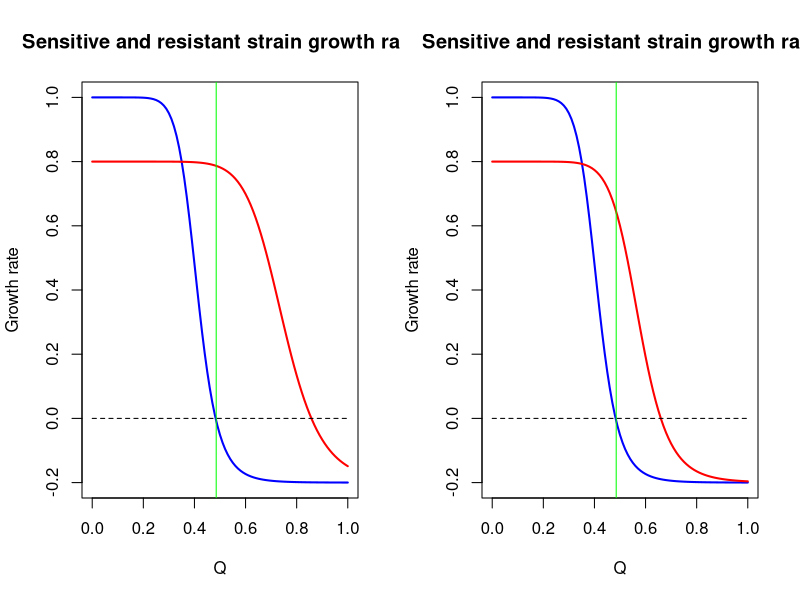
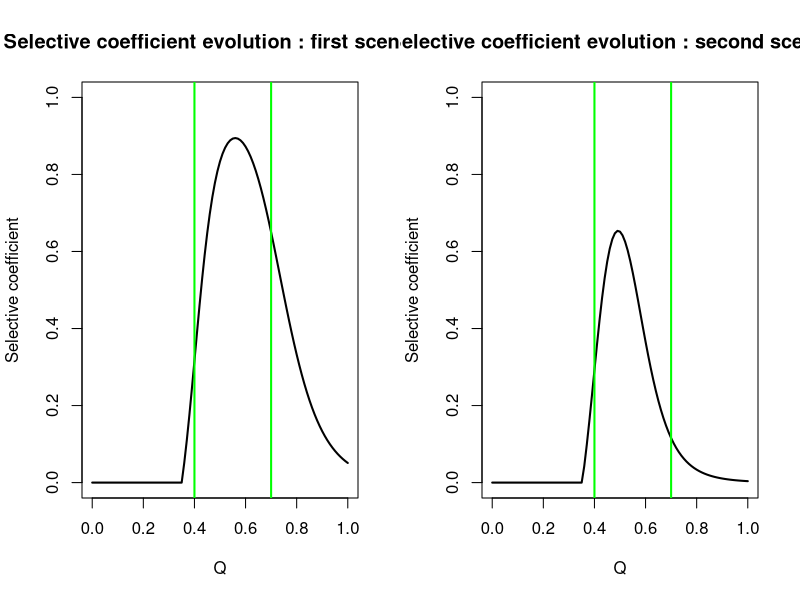
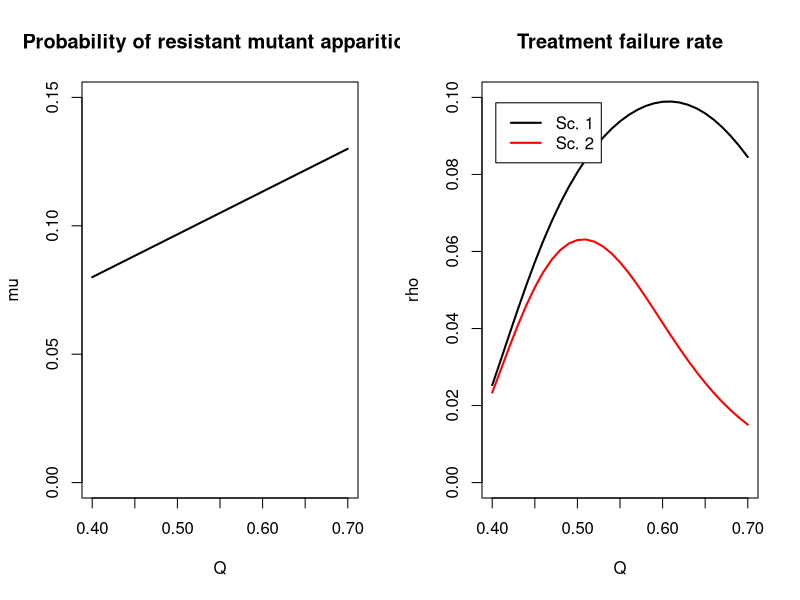
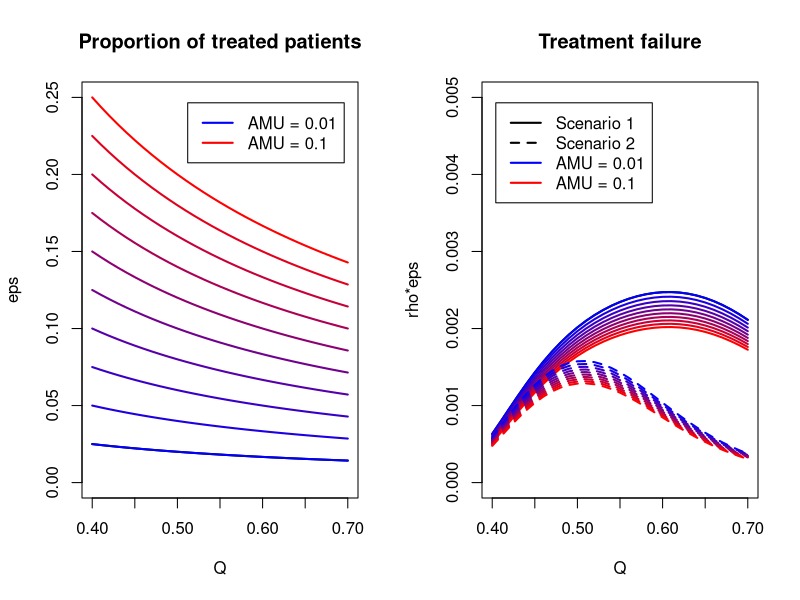
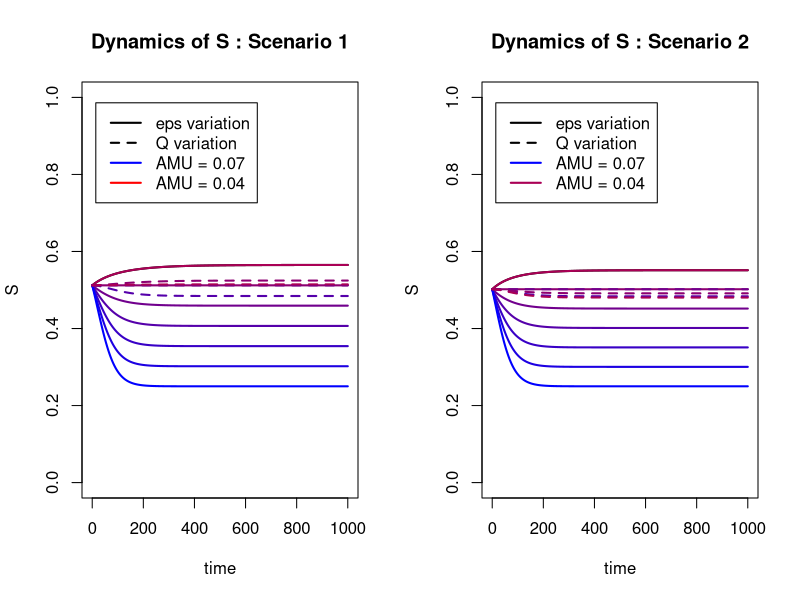
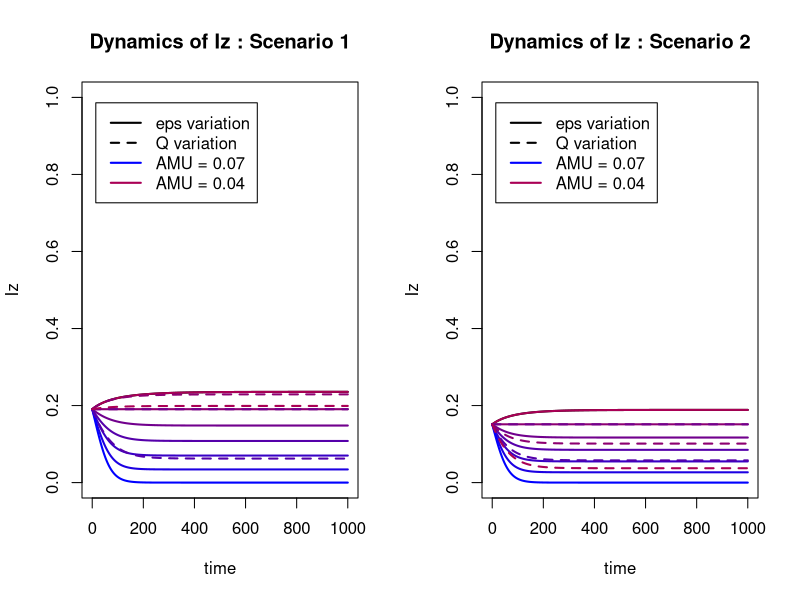
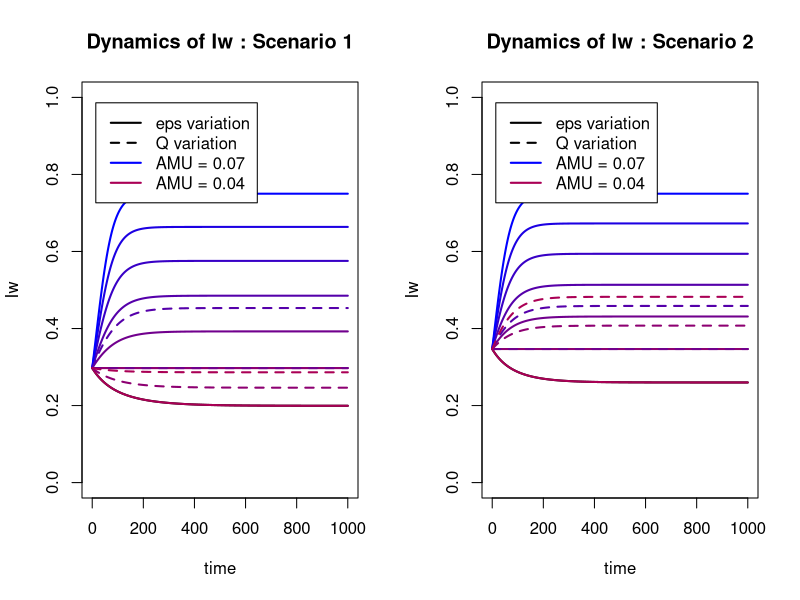
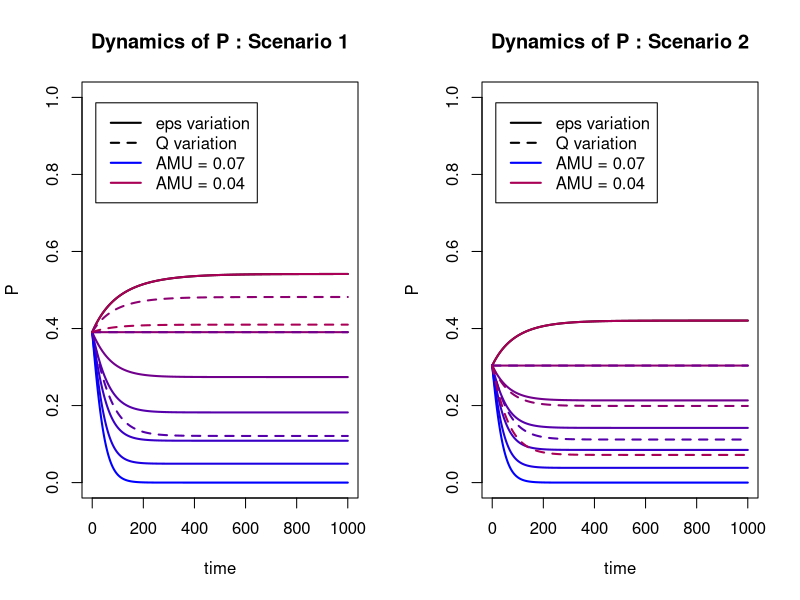

Write R code to recreate these figures, in order.
## ---- chunk 1
library(plyr)

#per capita maximum growth rate of sensitive bact
max_sens_gr <- 1 
max_sens_gr2 <- 1 
#per capita maximum growth rate of resistant bact
max_res_gr <- 0.8
max_res_gr2 <- 0.8
#per capita minimum growth rate of sensitive bact
min_sens_gr <- -0.2
min_sens_gr2 <- -0.2
#per capita minimum growth rate of res bact
min_res_gr <- -0.2
min_res_gr2 <- -0.2
#minimum inhibitory concentration of sen bact

mic_sens <- 0.35
mic_sens2 <- 0.35
#minimum inhibitory concentration of res bact

mic_res <- 0.65
mic_res2 <- 0.5
#slope for sens bact
kappa_sens <- 10
kappa_sens2 <- 10
#slope for res bact  

kappa_res <- 10
kappa_res2 <- 10

param_sens <- c(max_sens_gr, min_sens_gr, mic_sens, kappa_sens)
param_sens2 <- c(max_sens_gr2, min_sens_gr2, mic_sens2, kappa_sens2)

param_res <- c(max_res_gr, min_res_gr, mic_res, kappa_res)
param_res2 <- c(max_res_gr2, min_res_gr2, mic_res2, kappa_res2)

#mutant emergence probability : we consider that if the amount of applied atb increases, the probability of resistant mutant apparition increases linearly
max_mu <- 0.13
min_mu <- 0.08
max_dot <- 10
min_dot <- 1

#range of intervention - cl=lowest clinically effective dose, cu maximum tolerable dose (toxicity)
cl=0.40
cu=0.70
n_values=(cu-cl)*100+1

drug_quantities <- seq(cl, cu, length.out = n_values )

AMU = c(0.01, 0.02, 0.03, 0.04, 0.05, 0.06, 0.07, 0.08, 0.09, 0.10)

prop_treated <- do.call(cbind, lapply(AMU, function (x) x/drug_quantities))

eps_max <- max(prop_treated)

#selection of corresponding borders in sel_coef vector

lowbound=cl*100+1
highbound=cu*100+1



x <- seq(0,1,by=0.01)
zoom <- 1
## ---- chunk 2



growth = function(x, maxv, minv, micv, slopev) {
  y <- maxv - ((maxv - minv)*(x/micv)^slopev)/((x/micv)^slopev - maxv/minv)
  return(y)
}



colglob <- colorRampPalette(c("blue", "red"))

colforcol <- colglob(length(AMU))


linfun <- function(x, t, ltype){
  lines(t, unlist(x), lty=ltype, lwd=2, col=colforcol[as.numeric(parent.frame()$i)])
}

## ---- chunk 3


gr_sens <- lapply(x, growth, max_sens_gr, min_sens_gr, mic_sens, kappa_sens)

gr_res <- lapply(x, growth, max_res_gr, min_res_gr, mic_res, kappa_res)

gr_sens2 <- lapply(x, growth, max_sens_gr2, min_sens_gr2, mic_sens2, kappa_sens2)

gr_res2 <- lapply(x, growth, max_res_gr2, min_res_gr2, mic_res2, kappa_res2)

MIC <- sum(gr_sens>0)/length(gr_sens)
MICres <- sum(gr_res>0)/length(gr_res)
MICres2 <- sum(gr_res2>0)/length(gr_res2)
## ---- chunk 4
par(mfrow=c(1,2))

plot(x, gr_sens, main="Sensitive and resistant strain growth rate", xlab="Q", ylab="Growth rate", ylim=c(-0.2,1), lwd=2, type="l", col='blue')

lines(x, gr_res, type='l', col='red', lwd=2)

lines(x, rep(0, length(x)), type='l', col='black', lwd=1, lty=2)
abline(v=MIC, col='green')


plot(x, gr_sens2, main="Sensitive and resistant strain growth rate", xlab="Q", ylab="Growth rate", ylim=c(-0.2,1), lwd=2, type="l", col='blue')

lines(x, gr_res2, type='l', col='red', lwd=2)

lines(x, rep(0, length(x)), type='l', col='black', lwd=1, lty=2)
abline(v=MIC, col='green')

## ---- chunk 5
gr_sens <- unlist(gr_sens)
gr_sens2 <- unlist(gr_sens2)
gr_res <- unlist(gr_res)
gr_res2 <- unlist(gr_res2)

sel_coef <- gr_res - gr_sens
sel_coef2 <- gr_res2 - gr_sens2

sel_coef[which(sel_coef<0)] <- 0
sel_coef2[which(sel_coef2<0)] <- 0


minSC <- sum(sel_coef==0)/length(sel_coef)

plot(x, sel_coef, main="Selective coefficient evolution : first scenario", xlab="Q", ylab="Selective coefficient", ylim=c(0,1), lwd=2, type="l", col='black')
abline(v=cl, col='green', lw=2)
abline(v=cu, col='green', lw=2)

plot(x, sel_coef2, main="Selective coefficient evolution : second scenario", xlab="Q", ylab="Selective coefficient", ylim=c(0,1), lwd=2, type="l", col='black')
abline(v=cl, col='green', lw=2)
abline(v=cu, col='green', lw=2)
## ---- chunk 6
mu_prob <- seq(min_mu, max_mu, length.out = n_values)
doses <- seq(cl, cu, length.out = n_values)

plot(doses, mu_prob, main="Probability of resistant mutant apparition", xlab="Q", ylab="mu", ylim=c(0,0.15), lwd=2, type="l", col='black')

## ---- chunk 7
sel_sel_coef <- sel_coef[lowbound:highbound]
sel_sel_coef2 <- sel_coef2[lowbound:highbound]

rho1 <- sel_sel_coef*mu_prob
rho2 <- sel_sel_coef2*mu_prob

plot(doses, rho1, main="Treatment failure rate", xlab="Q", ylab="rho", lwd=2, type="l", col='black', ylim=c(0, 0.10))

lines(doses, rho2, type='l', col='red', lwd=2)

legend("topleft" , inset=.05, c("Sc. 1", "Sc. 2"), lty=c(1,1), lwd=c(2,2), col=c("black", "red"))

## ---- chunk 8



plot(doses, prop_treated[,1], main="Proportion of treated patients", xlab="Q", ylab="eps", ylim=c(0 , eps_max), lwd=2, type="l", col='black')

capture.output(apply(prop_treated, 2, linfun, doses, 1), file='NUL')

tag_min <- paste('AMU =', AMU[1])
tag_max <- paste('AMU =', AMU[length(AMU)])

legend("topright" , inset=.05, c(tag_min, tag_max), lty=c(1,1), lwd=c(2,2), col=c("blue", "red"))

## ---- chunk 9


treat_fail <- do.call(cbind, lapply(prop_treated, function (x) x*rho1))
treat_fail2 <- do.call(cbind, lapply(prop_treated, function (x) x*rho2))

plot(doses, treat_fail[,1], main="Treatment failure", xlab="Q", ylab="rho*eps", lwd=2, type="l", col='black', ylim=c(0, 0.005))

capture.output(apply(treat_fail, 2, linfun, doses, 1), file='NUL')
capture.output(apply(treat_fail2, 2, linfun, doses, 2), file='NUL')

legend("topleft" , inset=.05, c('Scenario 1', 'Scenario 2', tag_min, tag_max), lty=c(1,2,1,1), lwd=c(2,2,2,2), col=c("black", "black", "blue", "red"))


## ---- chunk 10

library(deSolve)


options("scipen" = 10)

# initial state:
N <- 1
prop <- 0.01 #initial value of Iw and Iz

# time:
a <- 4000 #time span
m <- 1 #time step

# parameters
pbeta_w <- 0.04 #transmission parameter of Iw
pbeta_z <- 0.015 #transmission parameter of Iz

pgammaa <- 0.01 #innate recovery rate
pgamma_tilt <- 0.1 #recovery rate of Iw when treated by antibiotics

epsi_span <- c(0.12, 0.10, 0.08, 0.06, 0.04, 0.02, 0)
Q_span <- c(0.40, 0.50, 0.60, 0.70)
mu_span <- c(mu_prob[1], mu_prob[11], mu_prob[21], mu_prob[31])
rho1_span <- c(rho1[1], rho1[11], rho1[21], rho1[31])
rho2_span <- c(rho2[1], rho2[11], rho2[21], rho2[31])
AMU_span <- Q_span[2]*epsi_span
## ---- chunk 11

parameters_init1 <- c(beta_w=pbeta_w, beta_z=pbeta_z, gamma=pgammaa, gamma_prim=pgamma_tilt, eps=epsi_span[2], rho=rho1_span[2])

parameters_init2 <- c(beta_w=pbeta_w, beta_z=pbeta_z, gamma=pgammaa, gamma_prim=pgamma_tilt, eps=epsi_span[2], rho=rho2_span[2])

state <- c(S=1-2*prop, Iw=prop, Iz=prop, new_Iz=0, new_Iw=0)

times=seq(0, a, by=m)

SIS=function(times, state, parameters){
  with(as.list(c(state,parameters)),
       {dS = - beta_w*Iw*S - beta_z*Iz*S + gamma*(1-eps)*Iw + gamma_prim*eps*Iw + gamma*Iz
        dIw = beta_w*Iw*S + (1-eps)*beta_w*Iw*Iz - eps*beta_z*Iz*Iw - rho*eps*Iw - gamma*(1-eps)*Iw - gamma_prim*eps*Iw
        dIz = beta_z*Iz*S + eps*beta_z*Iz*Iw + rho*eps*Iw - (1-eps)*beta_w*Iw*Iz - gamma*Iz
        dnewIw = beta_w*Iw*S
        dnewIz = beta_z*Iz*S
        list(c(dS, dIw, dIz, dnewIw, dnewIz))
       })
}





## ---- chunk 12

out_init1=as.data.frame(
  ode(y=state, times=times, func=SIS, parms=parameters_init1)
)

initial_states1 <- unlist(out_init1[nrow(out_init1), 2:4])

out_init2=as.data.frame(
  ode(y=state, times=times, func=SIS, parms=parameters_init2)
)

initial_states2 <- unlist(out_init2[nrow(out_init2), 2:4])

var1_Qs <- cbind(epsi_span, rep(rho1_span[2],7), rep(initial_states1[1],7), rep(initial_states1[2],7), rep(initial_states1[3],7))

var2_Qs <- cbind( epsi_span, rep(rho2_span[2],7), rep(initial_states2[1],7), rep(initial_states2[2],7), rep(initial_states2[3],7))

var1_epss <- cbind(rep(epsi_span[2],4), rho1_span, rep(initial_states1[1],4), rep(initial_states1[2],4), rep(initial_states1[3],4))

var2_epss <- cbind( rep(epsi_span[2],4), rho2_span, rep(initial_states2[1],4), rep(initial_states2[2],4), rep(initial_states2[3],4))

## ---- chunk 13
parameters <- parameters_init1


var_fun = function(x) {
  parameters[5] <- x[1]
  parameters[6] <- x[2]
  state[1] <- x[3]
  state[2] <- x[4]
  state[3] <- x[5]
  out=as.data.frame(
  ode(y=state, times=times, func=SIS, parms=parameters))
  return(out)
}

out_Q_s1 <- do.call(cbind, apply(var1_Qs, 1, var_fun))
out_Q_s2 <- do.call(cbind, apply(var2_Qs, 1, var_fun))

out_eps_s1 <- do.call(cbind, apply(var1_epss, 1, var_fun))
out_eps_s2 <- do.call(cbind, apply(var2_epss, 1, var_fun))

#treatment will be done on the whole set, once treated, the data will be sorted out before plotting

whole_out <- cbind(out_Q_s1, out_Q_s2, out_eps_s1, out_eps_s2)

whole_out <- whole_out[1:1001,]

## ---- chunk 14

time2 <- seq(0, 1000, by=1)


colforcol_span <- colforcol[4:7]
colforcol_span2 <- colforcol[7:1]

linfun_var <- function(x, t, ltype){
  lines(t, unlist(x), lty=ltype, lwd=2, col=colforcol_span[as.numeric(parent.frame()$i)])
}

linfun_var2 <- function(x, t, ltype){
  lines(t, unlist(x), lty=ltype, lwd=2, col=colforcol_span2[as.numeric(parent.frame()$i)])
}

# col nums
ns <- seq(2, ncol(whole_out), by=6)
niz <- seq(4, ncol(whole_out), by=6)
niw <- seq(3, ncol(whole_out), by=6)
ninciw <- seq(5, ncol(whole_out), by=6)
ninciz <- seq(6, ncol(whole_out), by=6)

# col sep

S_dyn <- whole_out[,ns]
Iw_dyn <- whole_out[,niw]
Iz_dyn <- whole_out[,niz]
inc_Iw <- whole_out[,ninciw]
inc_Iz <- whole_out[,ninciz]

# state var separation

S_Qs1 <- S_dyn[,1:7]
S_Qs2 <- S_dyn[,8:14]
S_epss1 <- S_dyn[,15:18]
S_epss2 <- S_dyn[,19:22]

Iw_Qs1 <- Iw_dyn[,1:7]
Iw_Qs2 <- Iw_dyn[,8:14]
Iw_epss1 <- Iw_dyn[,15:18]
Iw_epss2 <- Iw_dyn[,19:22]

Iz_Qs1 <- Iz_dyn[,1:7]
Iz_Qs2 <- Iz_dyn[,8:14]
Iz_epss1 <- Iz_dyn[,15:18]
Iz_epss2 <- Iz_dyn[,19:22]

## ---- chunk 15
# S


par(mfrow=c(1,2))

plot(time2, S_Qs1[,1], main="Dynamics of S : Scenario 1", xlab="time", ylab="S", ylim=c(0,1), lwd=2, lty=1, type="l", col='black')

capture.output(apply(S_Qs1, 2, linfun_var2, time2, 1), file='NUL')
capture.output(apply(S_epss1, 2, linfun_var, time2, 2), file='NUL')

tag_min <- paste('AMU =', AMU[1])
tag_max <- paste('AMU =', AMU[length(AMU)])

tag_min_var <- paste('AMU =', epsi_span[2]*Q_span[4])
tag_max_var <- paste('AMU =', epsi_span[2]*Q_span[1])

legend("topleft" , inset=.05, c('eps variation', 'Q variation', tag_min_var, tag_max_var), lty=c(1,2,1,1), lwd=c(2,2,2,2), col=c("black", "black", "blue", "red"))

plot(time2, S_Qs2[,1], main="Dynamics of S : Scenario 2", xlab="time", ylab="S", ylim=c(0,1), lwd=2, lty=1, type="l", col='black')

capture.output(apply(S_Qs2, 2, linfun_var2, time2, 1), file='NUL')
capture.output(apply(S_epss2, 2, linfun_var, time2, 2), file='NUL')

tag_min_var <- paste('AMU =', epsi_span[2]*Q_span[4])
tag_max_var <- paste('AMU =', epsi_span[2]*Q_span[1])

legend("topleft" , inset=.05, c('eps variation', 'Q variation', tag_min_var, tag_max_var), lty=c(1,2,1,1), lwd=c(2,2,2,2), col=c("black", "black", colforcol_span2[7], colforcol_span2[1]))
## ---- chunk 16

# I_z

par(mfrow=c(1,2))

plot(time2, Iz_Qs1[,1], main="Dynamics of Iz : Scenario 1", xlab="time", ylab="Iz", ylim=c(0,1), lwd=2, lty=1, type="l", col='black')

capture.output(apply(Iz_Qs1, 2, linfun_var2, time2, 1), file='NUL')
capture.output(apply(Iz_epss1, 2, linfun_var, time2, 2), file='NUL')


tag_min_var <- paste('AMU =', epsi_span[2]*Q_span[4])
tag_max_var <- paste('AMU =', epsi_span[2]*Q_span[1])

legend("topleft" , inset=.05, c('eps variation', 'Q variation', tag_min_var, tag_max_var), lty=c(1,2,1,1), lwd=c(2,2,2,2), col=c("black", "black", colforcol_span2[7], colforcol_span2[1]))

plot(time2, Iz_Qs2[,1], main="Dynamics of Iz : Scenario 2", xlab="time", ylab="Iz", ylim=c(0,1), lwd=2, lty=1, type="l", col='black')

capture.output(apply(Iz_Qs2, 2, linfun_var2, time2, 1), file='NUL')
capture.output(apply(Iz_epss2, 2, linfun_var, time2, 2), file='NUL')

tag_min_var <- paste('AMU =', epsi_span[2]*Q_span[4])
tag_max_var <- paste('AMU =', epsi_span[2]*Q_span[1])

legend("topleft" , inset=.05, c('eps variation', 'Q variation', tag_min_var, tag_max_var), lty=c(1,2,1,1), lwd=c(2,2,2,2), col=c("black", "black", colforcol_span2[7], colforcol_span2[1]))

## ---- chunk 17

# I_w

par(mfrow=c(1,2))

plot(time2, Iw_Qs1[,1], main="Dynamics of Iw : Scenario 1", xlab="time", ylab="Iw", ylim=c(0,1), lwd=2, lty=1, type="l", col='black')

capture.output(apply(Iw_Qs1, 2, linfun_var2, time2, 1), file='NUL')
capture.output(apply(Iw_epss1, 2, linfun_var, time2, 2), file='NUL')


tag_min_var <- paste('AMU =', epsi_span[2]*Q_span[4])
tag_max_var <- paste('AMU =', epsi_span[2]*Q_span[1])

legend("topleft" , inset=.05, c('eps variation', 'Q variation', tag_min_var, tag_max_var), lty=c(1,2,1,1), lwd=c(2,2,2,2), col=c("black", "black", colforcol_span2[7], colforcol_span2[1]))

plot(time2, Iw_Qs2[,1], main="Dynamics of Iw : Scenario 2", xlab="time", ylab="Iw", ylim=c(0,1), lwd=2, lty=1, type="l", col='black')

capture.output(apply(Iw_Qs2, 2, linfun_var2, time2, 1), file='NUL')
capture.output(apply(Iw_epss2, 2, linfun_var, time2, 2), file='NUL')

tag_min_var <- paste('AMU =', epsi_span[2]*Q_span[4])
tag_max_var <- paste('AMU =', epsi_span[2]*Q_span[1])

legend("topleft" , inset=.05, c('eps variation', 'Q variation', tag_min_var, tag_max_var), lty=c(1,2,1,1), lwd=c(2,2,2,2), col=c("black", "black", colforcol_span2[7], colforcol_span2[1]))

## ---- chunk 18

P_Qs1 <- Iz_Qs1/(Iz_Qs1+Iw_Qs1)
P_Qs2 <- Iz_Qs2/(Iz_Qs2+Iw_Qs2)
P_epss1 <- Iz_epss1/(Iz_epss1+Iw_epss1)
P_epss2 <- Iz_epss2/(Iz_epss2+Iw_epss2)
# P

par(mfrow=c(1,2))

plot(time2, P_Qs1[,1], main="Dynamics of P : Scenario 1", xlab="time", ylab="P", ylim=c(0,1), lwd=2, lty=1, type="l", col='black')

capture.output(apply(P_Qs1, 2, linfun_var2, time2, 1), file='NUL')
capture.output(apply(P_epss1, 2, linfun_var, time2, 2), file='NUL')

tag_min_var <- paste('AMU =', epsi_span[2]*Q_span[4])
tag_max_var <- paste('AMU =', epsi_span[2]*Q_span[1])

legend("topleft" , inset=.05, c('eps variation', 'Q variation', tag_min_var, tag_max_var), lty=c(1,2,1,1), lwd=c(2,2,2,2), col=c("black", "black", colforcol_span2[7], colforcol_span2[1]))

plot(time2, P_Qs2[,1], main="Dynamics of P : Scenario 2", xlab="time", ylab="P", ylim=c(0,1), lwd=2, lty=1, type="l", col='black')

capture.output(apply(P_Qs2, 2, linfun_var2, time2, 1), file='NUL')
capture.output(apply(P_epss2, 2, linfun_var, time2, 2), file='NUL')

tag_min_var <- paste('AMU =', epsi_span[2]*Q_span[4])
tag_max_var <- paste('AMU =', epsi_span[2]*Q_span[1])

legend("topleft" , inset=.05, c('eps variation', 'Q variation', tag_min_var, tag_max_var), lty=c(1,2,1,1), lwd=c(2,2,2,2), col=c("black", "black", colforcol_span2[7], colforcol_span2[1]))

## ---- chunk 19
incid = function(x) {
  der <- rep(0, length(x))
  for (i in 2:length(x)) {
    der[i] <- x[i]-x[i-1]
  }
  return(der)
}

NewIz <- apply(inc_Iz, 2, incid)
NewIw <- apply(inc_Iw, 2, incid)

NIz_Qs1 <- NewIz[2:nrow(NewIz),1:length(epsi_span)]
NIz_Qs2 <- NewIz[2:nrow(NewIz),(length(epsi_span)+1):(2*length(epsi_span))]
NIz_epss1 <- NewIz[2:nrow(NewIz),(2*length(epsi_span)+1):(2*length(epsi_span)+length(Q_span))]
NIz_epss2 <- NewIz[2:nrow(NewIz),(2*length(epsi_span)+length(Q_span)+1):ncol(NewIz)]

NIw_Qs1 <- NewIw[2:nrow(NewIz),1:length(epsi_span)]
NIw_Qs2 <- NewIw[2:nrow(NewIz),(length(epsi_span)+1):(2*length(epsi_span))]
NIw_epss1 <- NewIw[2:nrow(NewIz),(2*length(epsi_span)+1):(2*length(epsi_span)+length(Q_span))]
NIw_epss2 <- NewIw[2:nrow(NewIz),(2*length(epsi_span)+length(Q_span)+1):ncol(NewIw)]


## ---- chunk 20
time3 <- seq(1, 1000, by=1)

par(mfrow=c(1,2))

plot(time3, NIw_Qs1[,1], main="Dynamics of Iw incidence \n Scenario 1", xlab="time", ylab="Iw incidence", ylim=c(0,0.01), lwd=2, lty=1, type="l", col='black')

capture.output(apply(NIw_Qs1, 2, linfun_var2, time3, 1), file='NUL')
capture.output(apply(NIw_epss1, 2, linfun_var, time3, 2), file='NUL')

tag_min_var <- paste('AMU =', epsi_span[2]*Q_span[4])
tag_max_var <- paste('AMU =', epsi_span[2]*Q_span[1])

legend("bottomright" , inset=.05, c('eps variation', 'Q variation', tag_min_var, tag_max_var), lty=c(1,2,1,1), lwd=c(2,2,2,2), col=c("black", "black", colforcol_span2[7], colforcol_span2[1]))

plot(time3, NIw_Qs2[,1], main="Dynamics of Iw incidence \n Scenario 2", xlab="time", ylab="Iw incidence", ylim=c(0,0.01), lwd=2, lty=1, type="l", col='black')

capture.output(apply(NIw_Qs2, 2, linfun_var2, time3, 1), file='NUL')
capture.output(apply(NIw_epss2, 2, linfun_var, time3, 2), file='NUL')

tag_min_var <- paste('AMU =', epsi_span[2]*Q_span[4])
tag_max_var <- paste('AMU =', epsi_span[2]*Q_span[1])

legend("bottomright" , inset=.05, c('eps variation', 'Q variation', tag_min_var, tag_max_var), lty=c(1,2,1,1), lwd=c(2,2,2,2), col=c("black", "black", colforcol_span2[7], colforcol_span2[1]))

## ---- chunk 21

par(mfrow=c(1,2))

plot(time3, NIz_Qs1[,1], main="Dynamics of Iz incidence \n Scenario 1", xlab="time", ylab="Iz incidence", ylim=c(0,0.002), lwd=2, lty=1, type="l", col='black')

capture.output(apply(NIz_Qs1, 2, linfun_var2, time3, 1), file='NUL')
capture.output(apply(NIz_epss1, 2, linfun_var, time3, 2), file='NUL')

tag_min_var <- paste('AMU =', epsi_span[2]*Q_span[4])
tag_max_var <- paste('AMU =', epsi_span[2]*Q_span[1])

legend("bottomright" , inset=.05, c('eps variation', 'Q variation', tag_min_var, tag_max_var), lty=c(1,2,1,1), lwd=c(2,2,2,2), col=c("black", "black", colforcol_span2[7], colforcol_span2[1]))

plot(time3, NIz_Qs2[,1], main="Dynamics of Iz incidence \n Scenario 2", xlab="time", ylab="Iz incidence", ylim=c(0,0.002), lwd=2, lty=1, type="l", col='black')

capture.output(apply(NIz_Qs2, 2, linfun_var2, time3, 1), file='NUL')
capture.output(apply(NIz_epss2, 2, linfun_var, time3, 2), file='NUL')

tag_min_var <- paste('AMU =', epsi_span[2]*Q_span[4])
tag_max_var <- paste('AMU =', epsi_span[2]*Q_span[1])

legend("bottomright" , inset=.05, c('eps variation', 'Q variation', tag_min_var, tag_max_var), lty=c(1,2,1,1), lwd=c(2,2,2,2), col=c("black", "black", colforcol_span2[7], colforcol_span2[1]))
